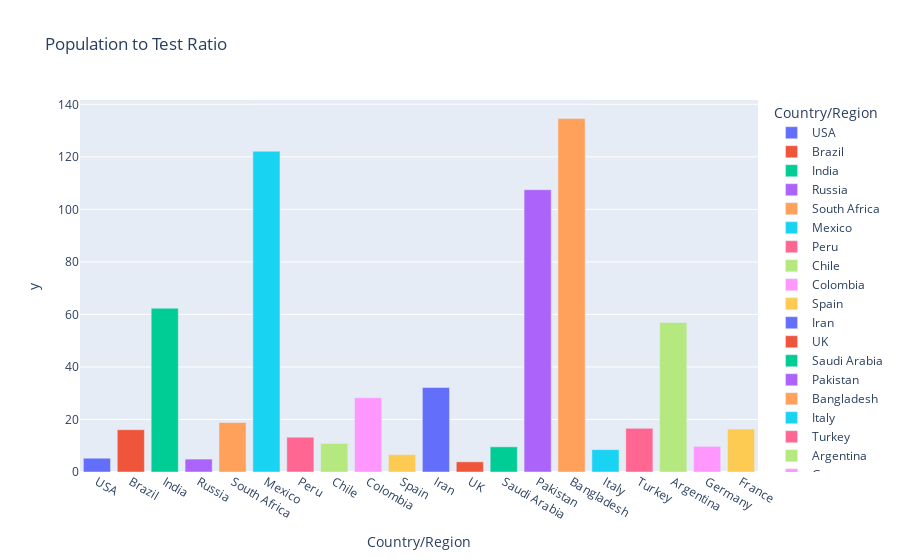

Here is the notebook cell this chart was saved with:
### Code cell
fig = px.bar(world_data.iloc[0:20],x='Country/Region',y=pop_test_ratio[0:20],color='Country/Region',title='Population to Test Ratio')
fig.show()

### Figure 1 — Plotly figure (JSON) as saved in the notebook; plotly's stock layout.template omitted (floating-point values rounded to 4 significant figures)
{"data": [{"alignmentgroup": "True", "hovertemplate": "Country/Region=%{x}<br>y=%{y}<extra></extra>", "legendgroup": "USA", "marker": {"color": "#636efa", "pattern": {"shape": ""}}, "name": "USA", "offsetgroup": "USA", "orientation": "v", "showlegend": true, "textposition": "auto", "type": "bar", "x": ["USA"], "xaxis": "x", "y": [5.245], "yaxis": "y"}, {"alignmentgroup": "True", "hovertemplate": "Country/Region=%{x}<br>y=%{y}<extra></extra>", "legendgroup": "Brazil", "marker": {"color": "#EF553B", "pattern": {"shape": ""}}, "name": "Brazil", "offsetgroup": "Brazil", "orientation": "v", "showlegend": true, "textposition": "auto", "type": "bar", "x": ["Brazil"], "xaxis": "x", "y": [16.11], "yaxis": "y"}, {"alignmentgroup": "True", "hovertemplate": "Country/Region=%{x}<br>y=%{y}<extra></extra>", "legendgroup": "India", "marker": {"color": "#00cc96", "pattern": {"shape": ""}}, "name": "India", "offsetgroup": "India", "orientation": "v", "showlegend": true, "textposition": "auto", "type": "bar", "x": ["India"], "xaxis": "x", "y": [62.37], "yaxis": "y"}, {"alignmentgroup": "True", "hovertemplate": "Country/Region=%{x}<br>y=%{y}<extra></extra>", "legendgroup": "Russia", "marker": {"color": "#ab63fa", "pattern": {"shape": ""}}, "name": "Russia", "offsetgroup": "Russia", "orientation": "v", "showlegend": true, "textposition": "auto", "type": "bar", "x": ["Russia"], "xaxis": "x", "y": [4.911], "yaxis": "y"}, {"alignmentgroup": "True", "hovertemplate": "Country/Region=%{x}<br>y=%{y}<extra></extra>", "legendgroup": "South Africa", "marker": {"color": "#FFA15A", "pattern": {"shape": ""}}, "name": "South Africa", "offsetgroup": "South Africa", "orientation": "v", "showlegend": true, "textposition": "auto", "type": "bar", "x": ["South Africa"], "xaxis": "x", "y": [18.85], "yaxis": "y"}, {"alignmentgroup": "True", "hovertemplate": "Country/Region=%{x}<br>y=%{y}<extra></extra>", "legendgroup": "Mexico", "marker": {"color": "#19d3f3", "pattern": {"shape": ""}}, "name": "Mexico", "offsetgroup": "Mexico", "orientation": "v", "showlegend": true, "textposition": "auto", "type": "bar", "x": ["Mexico"], "xaxis": "x", "y": [122.1], "yaxis": "y"}, {"alignmentgroup": "True", "hovertemplate": "Country/Region=%{x}<br>y=%{y}<extra></extra>", "legendgroup": "Peru", "marker": {"color": "#FF6692", "pattern": {"shape": ""}}, "name": "Peru", "offsetgroup": "Peru", "orientation": "v", "showlegend": true, "textposition": "auto", "type": "bar", "x": ["Peru"], "xaxis": "x", "y": [13.24], "yaxis": "y"}, {"alignmentgroup": "True", "hovertemplate": "Country/Region=%{x}<br>y=%{y}<extra></extra>", "legendgroup": "Chile", "marker": {"color": "#B6E880", "pattern": {"shape": ""}}, "name": "Chile", "offsetgroup": "Chile", "orientation": "v", "showlegend": true, "textposition": "auto", "type": "bar", "x": ["Chile"], "xaxis": "x", "y": [10.87], "yaxis": "y"}, {"alignmentgroup": "True", "hovertemplate": "Country/Region=%{x}<br>y=%{y}<extra></extra>", "legendgroup": "Colombia", "marker": {"color": "#FF97FF", "pattern": {"shape": ""}}, "name": "Colombia", "offsetgroup": "Colombia", "orientation": "v", "showlegend": true, "textposition": "auto", "type": "bar", "x": ["Colombia"], "xaxis": "x", "y": [28.27], "yaxis": "y"}, {"alignmentgroup": "True", "hovertemplate": "Country/Region=%{x}<br>y=%{y}<extra></extra>", "legendgroup": "Spain", "marker": {"color": "#FECB52", "pattern": {"shape": ""}}, "name": "Spain", "offsetgroup": "Spain", "orientation": "v", "showlegend": true, "textposition": "auto", "type": "bar", "x": ["Spain"], "xaxis": "x", "y": [6.619], "yaxis": "y"}, {"alignmentgroup": "True", "hovertemplate": "Country/Region=%{x}<br>y=%{y}<extra></extra>", "legendgroup": "Iran", "marker": {"color": "#636efa", "pattern": {"shape": ""}}, "name": "Iran", "offsetgroup": "Iran", "orientation": "v", "showlegend": true, "textposition": "auto", "type": "bar", "x": ["Iran"], "xaxis": "x", "y": [32.19], "yaxis": "y"}, {"alignmentgroup": "True", "hovertemplate": "Country/Region=%{x}<br>y=%{y}<extra></extra>", "legendgroup": "UK", "marker": {"color": "#EF553B", "pattern": {"shape": ""}}, "name": "UK", "offsetgroup": "UK", "orientation": "v", "showlegend": true, "textposition": "auto", "type": "bar", "x": ["UK"], "xaxis": "x", "y": [3.878], "yaxis": "y"}, {"alignmentgroup": "True", "hovertemplate": "Country/Region=%{x}<br>y=%{y}<extra></extra>", "legendgroup": "Saudi Arabia", "marker": {"color": "#00cc96", "pattern": {"shape": ""}}, "name": "Saudi Arabia", "offsetgroup": "Saudi Arabia", "orientation": "v", "showlegend": true, "textposition": "auto", "type": "bar", "x": ["Saudi Arabia"], "xaxis": "x", "y": [9.59], "yaxis": "y"}, {"alignmentgroup": "True", "hovertemplate": "Country/Region=%{x}<br>y=%{y}<extra></extra>", "legendgroup": "Pakistan", "marker": {"color": "#ab63fa", "pattern": {"shape": ""}}, "name": "Pakistan", "offsetgroup": "Pakistan", "orientation": "v", "showlegend": true, "textposition": "auto", "type": "bar", "x": ["Pakistan"], "xaxis": "x", "y": [107.5], "yaxis": "y"}, {"alignmentgroup": "True", "hovertemplate": "Country/Region=%{x}<br>y=%{y}<extra></extra>", "legendgroup": "Bangladesh", "marker": {"color": "#FFA15A", "pattern": {"shape": ""}}, "name": "Bangladesh", "offsetgroup": "Bangladesh", "orientation": "v", "showlegend": true, "textposition": "auto", "type": "bar", "x": ["Bangladesh"], "xaxis": "x", "y": [134.6], "yaxis": "y"}, {"alignmentgroup": "True", "hovertemplate": "Country/Region=%{x}<br>y=%{y}<extra></extra>", "legendgroup": "Italy", "marker": {"color": "#19d3f3", "pattern": {"shape": ""}}, "name": "Italy", "offsetgroup": "Italy", "orientation": "v", "showlegend": true, "textposition": "auto", "type": "bar", "x": ["Italy"], "xaxis": "x", "y": [8.515], "yaxis": "y"}, {"alignmentgroup": "True", "hovertemplate": "Country/Region=%{x}<br>y=%{y}<extra></extra>", "legendgroup": "Turkey", "marker": {"color": "#FF6692", "pattern": {"shape": ""}}, "name": "Turkey", "offsetgroup": "Turkey", "orientation": "v", "showlegend": true, "textposition": "auto", "type": "bar", "x": ["Turkey"], "xaxis": "x", "y": [16.61], "yaxis": "y"}, {"alignmentgroup": "True", "hovertemplate": "Country/Region=%{x}<br>y=%{y}<extra></extra>", "legendgroup": "Argentina", "marker": {"color": "#B6E880", "pattern": {"shape": ""}}, "name": "Argentina", "offsetgroup": "Argentina", "orientation": "v", "showlegend": true, "textposition": "auto", "type": "bar", "x": ["Argentina"], "xaxis": "x", "y": [56.93], "yaxis": "y"}, {"alignmentgroup": "True", "hovertemplate": "Country/Region=%{x}<br>y=%{y}<extra></extra>", "legendgroup": "Germany", "marker": {"color": "#FF97FF", "pattern": {"shape": ""}}, "name": "Germany", "offsetgroup": "Germany", "orientation": "v", "showlegend": true, "textposition": "auto", "type": "bar", "x": ["Germany"], "xaxis": "x", "y": [9.761], "yaxis": "y"}, {"alignmentgroup": "True", "hovertemplate": "Country/Region=%{x}<br>y=%{y}<extra></extra>", "legendgroup": "France", "marker": {"color": "#FECB52", "pattern": {"shape": ""}}, "name": "France", "offsetgroup": "France", "orientation": "v", "showlegend": true, "textposition": "auto", "type": "bar", "x": ["France"], "xaxis": "x", "y": [16.35], "yaxis": "y"}], "layout": {"barmode": "relative", "legend": {"title": {"text": "Country/Region"}, "tracegroupgap": 0}, "title": {"text": "Population to Test Ratio"}, "xaxis": {"anchor": "y", "categoryarray": ["USA", "Brazil", "India", "Russia", "South Africa", "Mexico", "Peru", "Chile", "Colombia", "Spain", "Iran", "UK", "Saudi Arabia", "Pakistan", "Bangladesh", "Italy", "Turkey", "Argentina", "Germany", "France"], "categoryorder": "array", "domain": [0, 1], "title": {"text": "Country/Region"}}, "yaxis": {"anchor": "x", "domain": [0, 1], "title": {"text": "y"}}}}
